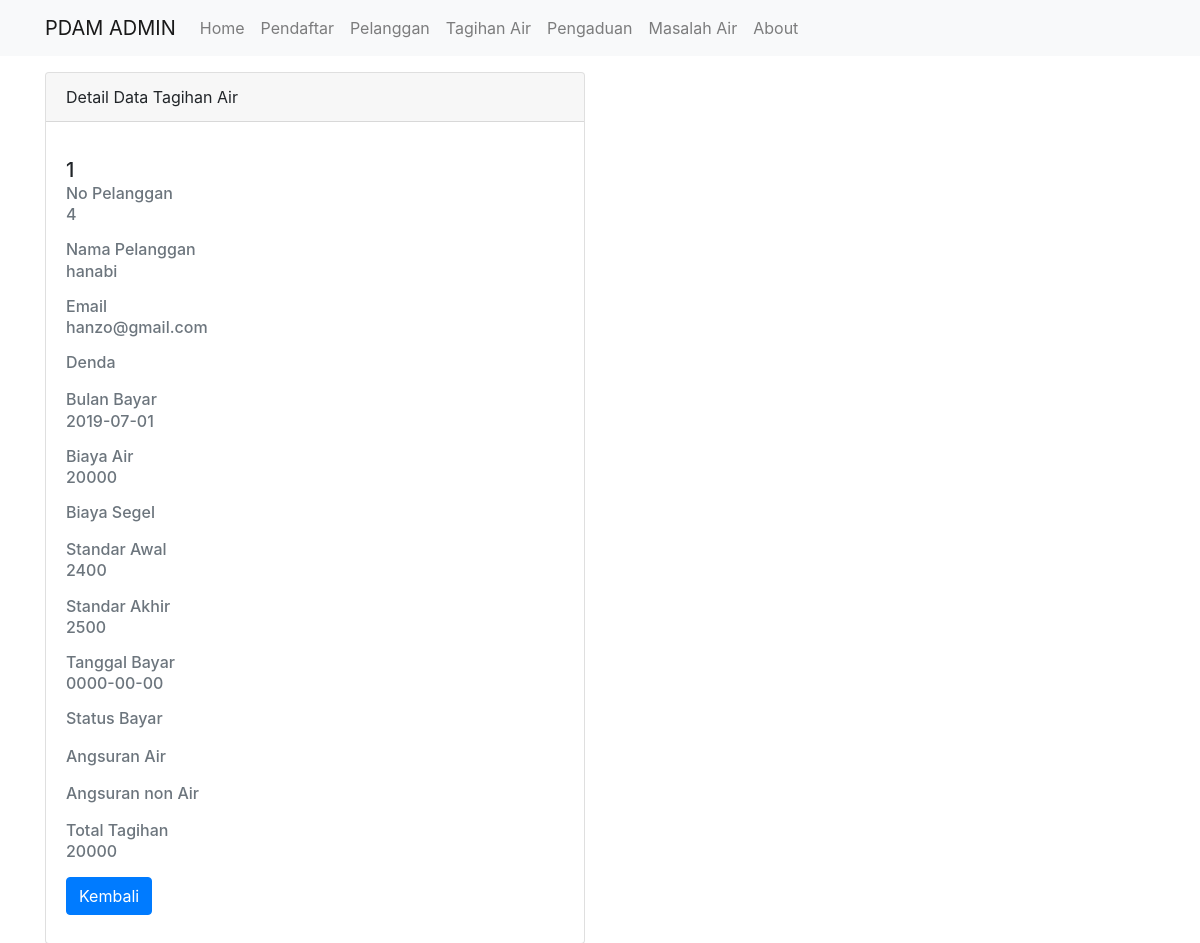
Before: /tagihan/detail/1 with the older database file.
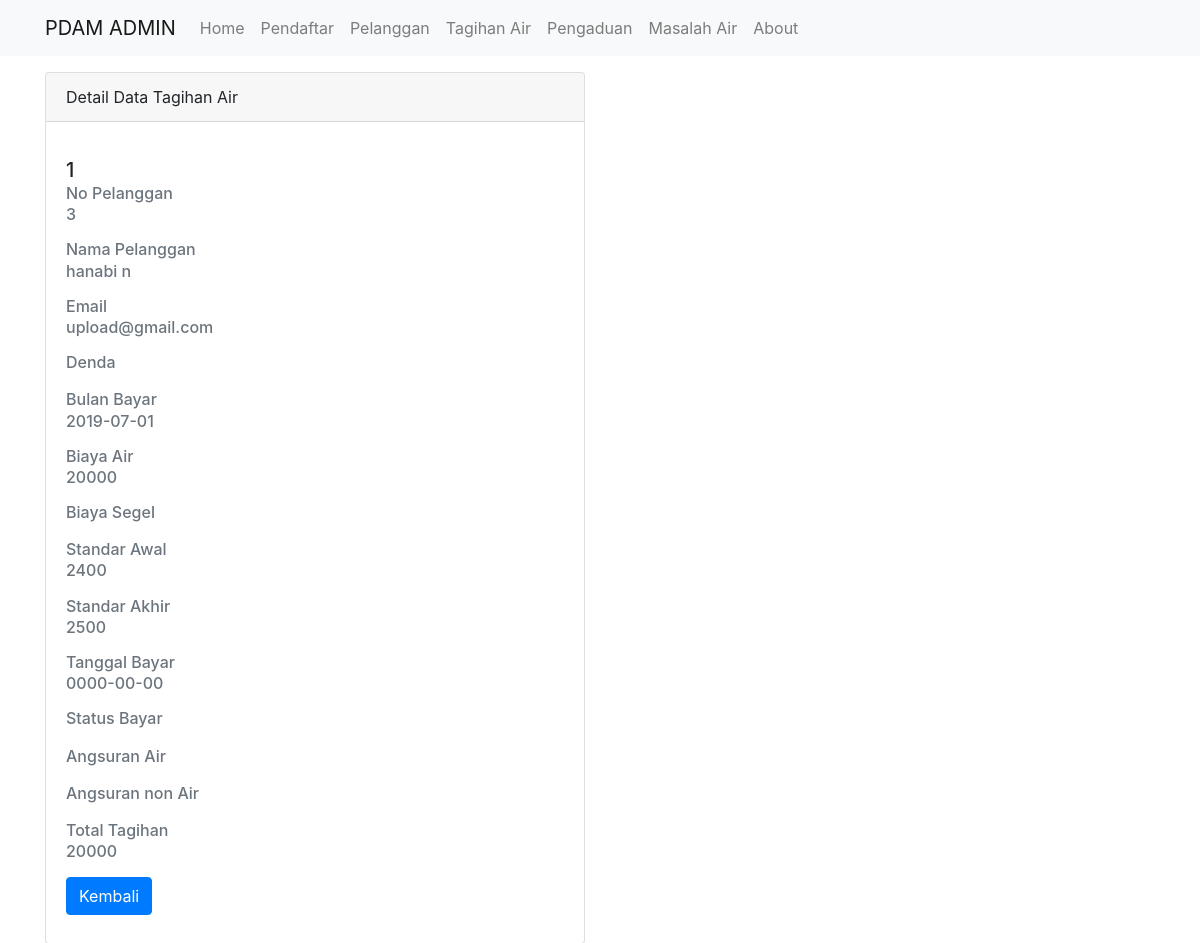
After: the same page with the newer database file.
### tables this page shows
CREATE TABLE `pelanggan` (
  `no_daftar` int(11) NOT NULL,
  `no_ktp` bigint(16) NOT NULL,
  `nama` varchar(25) NOT NULL,
  `alamat` text NOT NULL,
  `email` varchar(25) NOT NULL,
  `no_hp` varchar(12) NOT NULL,
  `foto_ktp` varchar(100) NOT NULL,
  `pilih_tarif` char(4) NOT NULL,
  `no_pelanggan` int(6) DEFAULT NULL,
  `password` varchar(25) DEFAULT NULL
);

CREATE TABLE `tagihan_air` (
  `no_tagihan` int(5) NOT NULL,
  `no_daftar` int(11) NOT NULL,
  `denda` int(8) DEFAULT NULL,
  `bulan_bayar` date NOT NULL,
  `biaya_air` float NOT NULL,
  `biaya_segel` int(8) DEFAULT NULL,
  `std_awal` float NOT NULL,
  `std_akhir` float NOT NULL,
  `tgl_bayar` date DEFAULT NULL,
  `angs_air` int(8) DEFAULT NULL,
  `angs_non_air` int(8) DEFAULT NULL,
  `total_tagihan` int(8) NOT NULL,
  `status_bayar` varchar(5) NOT NULL
);

### application/controllers/Tagihan.php (called while the page is built, shortened)
<?php
class Tagihan extends CI_Controller
{
    public function __construct()
    {
        $this->load->model('Tagihan_model');
        $this->load->model('Pelanggan_model');
        $this->load->library('form_validation');
    }
    public function detail($no_tagihan)
    {
        $data['judul'] = 'Detail Data Tagihan';
        $data['tagihan_air'] = $this->Tagihan_model->getTagihanById($no_tagihan);
        $this->load->view('templates/header', $data);
        $this->load->view('tagihan/detail', $data);
        $this->load->view('templates/footer');
    }
}

### index.php (called while the page is built, shortened)
<?php
require_once BASEPATH.'core/CodeIgniter.php';

### application/models/Tagihan_model.php (called while the page is built, shortened)
<?php
class Tagihan_model extends CI_model {
    public function getTagihanById($no_tagihan)
    {
        $this->db->select('*');
        $this->db->from('pelanggan');
        $this->db->join('tagihan_air', 'pelanggan.no_daftar=tagihan_air.no_daftar');
        $this->db->where('no_tagihan',$no_tagihan);
        $query = $this->db->get();
        return $query->row_array();
    }
}

### application/views/tagihan/detail.php (the view, shortened to what this page needs)
<div class="container">
    <div class="row mt-3">
        <div class="col-md-6">
            <div class="card">
                <div class="card-header">
                    Detail Data Tagihan Air
                </div>
                <div class="card-body">
                <div class="row mt-3">
                            <div class="col-md-6">
                    <h5 class="form-grup">
                        <?= $tagihan_air['no_tagihan']; ?></h5>
                        <h6 class="card-subtitle mb-2 text-muted">
                    <div class="form-group">
                            <label for="no_pelanggan">No Pelanggan</label>
                            <h6 class="card-subtitle mb-2 text-muted">
                            <?= $tagihan_air['no_pelanggan']; ?></h6>
                    </div>
                    <div class="form-group">
                            <label for="nama">Nama Pelanggan</label>
                            <h6 class="card-subtitle mb-2 text-muted">
                            <?= $tagihan_air['nama']; ?></h6>
                    </div>
                    <div class="form-group">
                            <label for="email">Email</label>
                            <h6 class="card-subtitle mb-2 text-muted">
                            <?= $tagihan_air['email']; ?></h6>
                    </div>
                    <div class="form-group">
                            <label for="denda">Denda</label>
                    </div>
                    <div class="form-group">
                            <label for="bulan_bayar">Bulan Bayar</label>
                            <h6 class="card-subtitle mb-2 text-muted">
                            <?= $tagihan_air['bulan_bayar']; ?></h6>
                    </div>
                    <div class="form-group">
                            <label for="biaya_air">Biaya Air</label>
                            <h6 class="card-subtitle mb-2 text-muted">
                            <?= $tagihan_air['biaya_air']; ?></h6>
                    </div>
                    <div class="form-group">
                            <label for="biaya_segel">Biaya Segel</label>
                    </div>
                    <div class="form-group">
                            <label for="std_awal">Standar Awal</label>
                            <h6 class="card-subtitle mb-2 text-muted">
                            <?= $tagihan_air['std_awal']; ?></h6>
                    </div>
                    <div class="form-group">
                            <label for="std_akhir">Standar Akhir</label>
                            <h6 class="card-subtitle mb-2 text-muted">
                            <?= $tagihan_air['std_akhir']; ?></h6>
                    </div>
                    <div class="form-group">
                            <label for="tgl_bayar">Tanggal Bayar</label>
                            <h6 class="card-subtitle mb-2 text-muted">
                            <?= $tagihan_air['tgl_bayar']; ?></h6>
                    </div>
                    <div class="form-group">
                            <label for="status_bayar">Status Bayar</label>
                    </div>
                    <div class="form-group">
                            <label for="angs_air">Angsuran Air</label>
                    </div>
                    <div class="form-group">
                            <label for="angs_non_air">Angsuran non Air</label>
                    </div>
                    <div class="form-group">
                            <label for="total_tagihan">Total Tagihan</label>
                            <h6 class="card-subtitle mb-2 text-muted">
                            <?= $tagihan_air['total_tagihan']; ?></h6>
                    </div>
                    <a href="<?= base_url(); ?>tagihan" class="btn btn-primary">Kembali</a>
                </div>
            </div>
        </div>
    </div>
</div>

Changed rows visible on the page:
changed pelanggan: no_pelanggan "4" → "3"; nama "hanabi" → "hanabi n"; email "hanzo@gmail.com" → "upload@gmail.com"
